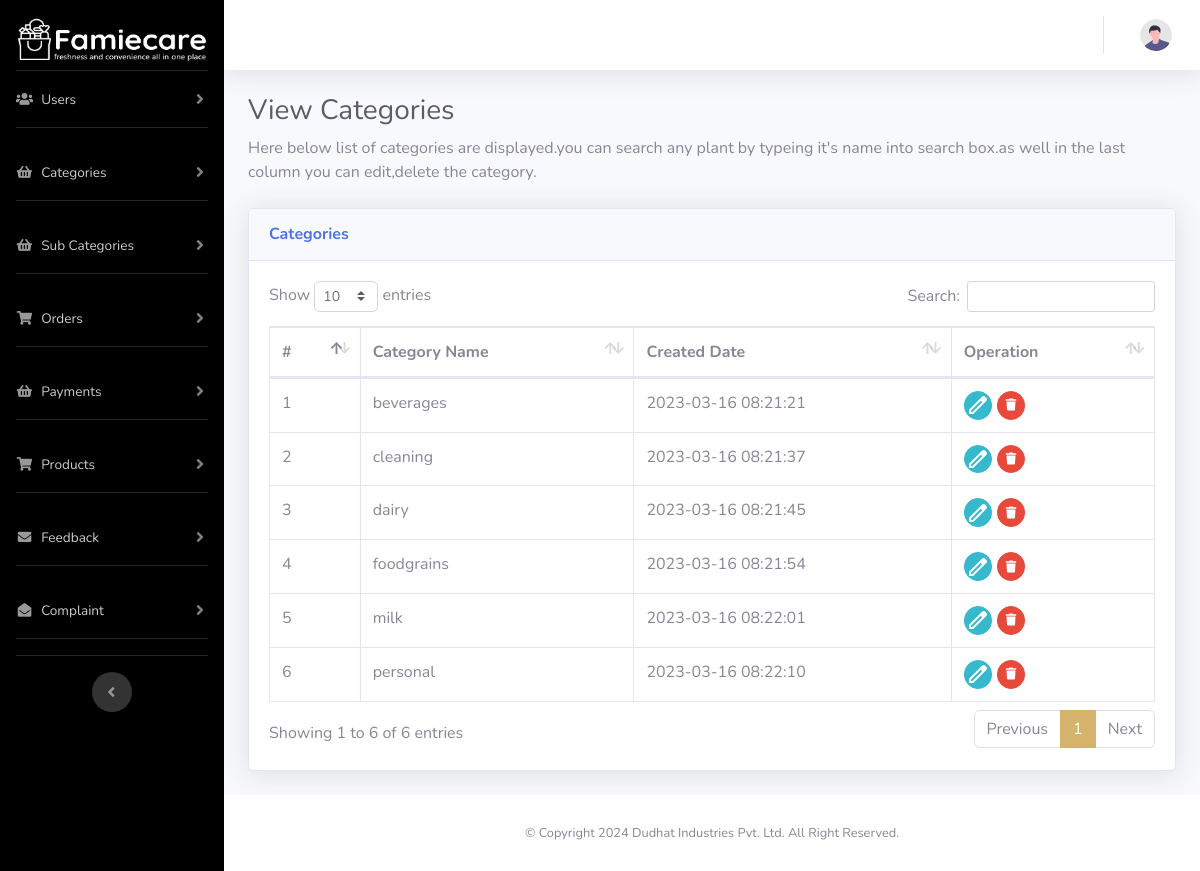
The page /admin_panel/viewcategories.php on the database its author committed.
### tables this page shows
CREATE TABLE `category_table` (
  `id` int(11) NOT NULL,
  `category_name` varchar(128) NOT NULL,
  `active` int(11) NOT NULL,
  `doi` timestamp NOT NULL DEFAULT current_timestamp(),
  `dou` timestamp NOT NULL DEFAULT current_timestamp(),
  `category_pic` varchar(128) DEFAULT NULL
);

### admin_panel/viewcategories.php (the view, shortened to what this page needs)
<!DOCTYPE html>
<html lang="en">
<head>
    <?php include('./header.php');?>
</head>
<body id="page-top">
    <div id="wrapper">
        <?php
            include('./menu.php');
            include('./dbconnection.php');
        ?>
        <div id="content-wrapper" class="d-flex flex-column">
            <div id="content">
                <?php include("./navbar.php"); ?>
                <div class="container-fluid">
                <h1 class="h3 mb-2 text-gray-800">View Categories</h1>
                <p class="mb-4">Here below list of categories are displayed.you can search any plant by typeing it's name into search box.as well in the last column you can edit,delete the category.</p>
                <div class="card shadow mb-4">
                    <div class="card-header py-3">
                        <h6 class="m-0 font-weight-bold text-primary">Categories</h6>
                    </div>
                    <div class="card-body">
                        <div class="table-responsive">
                            <table class="table table-bordered" id="dataTable" width="100%" cellspacing="0">
                                <thead>
                                    <tr>
                                        <th>#</th>
                                        <th>Category Name</th>
                                        <th>Created Date</th>
                                        <th>Operation</th>
                                    </tr>
                                </thead>
                                <tbody>
                                    <?php
                                        $productQry = "SELECT * FROM category_table WHERE active = 1";
                                        $rs = mysqli_query($conn,$productQry);
                                        if(mysqli_num_rows($rs) > 0) {
                                            $i = 1;
                                            while($row = mysqli_fetch_assoc($rs)) {
                                    ?>
                                    <tr class="category-<?php echo $row['id']?>">
                                        <td><?php echo $i++;?></td>
                                        <td><?php echo $row['category_name']?></td>
                                        <td><?php echo $row['doi']?></td>
                                        <td>
                                            <a href="editcategory.php?category_id=<?php echo $row['id']?>" class="btn btn-info btn-circle btn-sm">
                                                <span class="material-symbols-outlined">edit</span>
                                            </a>
                                            <a href="" class="btn btn-danger btn-circle btn-sm" id="deletecategory" data-id="<?php echo $row['id']?>" data-toggle="modal" data-target="#deleteModal">
                                                <i class="fas fa-trash"></i>
                                            </a>
                                        </td>
                                    </tr>
                                    <?php
                                            }
                                        }
                                    ?>
                                </tbody>
                            </table>
                        </div>
                    </div>
                </div>
                </div>
            </div>
            <footer class="sticky-footer bg-white">
                <div class="container my-auto">
                    <div class="copyright text-center my-auto">
                        <span>&copy Copyright <?php echo date('Y')?> Dudhat Industries Pvt. Ltd. All Right Reserved.</span>
                    </div>
                </div>
            </footer>
        </div>
    </div>
</body>
</html>

### admin_panel/header.php (shortened to what this page needs)
<link href="vendor/fontawesome-free/css/all.min.css" rel="stylesheet" type="text/css">
<link href="css/sb-admin-2.min.css" rel="stylesheet">
<link href="vendor/datatables/dataTables.bootstrap4.min.css" rel="stylesheet">
<link rel="stylesheet" type="text/css" href="vendor/sweetalert2/dist/sweetalert2.min.css">

### admin_panel/menu.php (shortened to what this page needs)
<ul class="navbar-nav bg-gradient-primary sidebar sidebar-dark accordion" id="accordionSidebar">
    <a class="sidebar-brand d-flex align-items-center justify-content-center" href="./index.php">
        <div class="sidebar-brand-icon rotate-n-15 pt-5 ">
            <img src="image/femiecare_logo.png" width="200" height="70" class="logo" />
        </div>
    </a>
    <li class="nav-item">
        <a class="nav-link collapsed" href="#" data-toggle="collapse" data-target="#collapseUsers" aria-expanded="true" aria-controls="collapseUsers">
            <i class="fas fa-fw fa-users"></i>
            <span>Users</span>
        </a>
    </li>
    <hr class="sidebar-divider">
    <li class="nav-item">
        <a class="nav-link collapsed" href="#" data-toggle="collapse" data-target="#collapseCategories" aria-expanded="true" aria-controls="collapseCategories">
            <i class="fas fa-fw fa-shopping-basket"></i>
            <span>Categories</span>
        </a>
    </li>
    <hr class="sidebar-divider">
    <li class="nav-item">
        <a class="nav-link collapsed" href="#" data-toggle="collapse" data-target="#collapseSubCategories" aria-expanded="true" aria-controls="collapseSubCategories">
            <i class="fas fa-fw fa-shopping-basket"></i>
            <span>Sub Categories</span>
        </a>
    </li>
    <hr class="sidebar-divider">
    <li class="nav-item">
        <a class="nav-link collapsed" href="#" data-toggle="collapse" data-target="#collapseOrder" aria-expanded="true" aria-controls="collapseOrder">
            <i class="fas fa-fw fa-shopping-cart"></i>
            <span>Orders</span>
        </a>
    </li>
    <hr class="sidebar-divider">
    <li class="nav-item">
        <a class="nav-link collapsed" href="#" data-toggle="collapse" data-target="#collapsePayments" aria-expanded="true" aria-controls="collapsePayments">
            <i class="fas fa-fw fa-shopping-basket"></i>
            <span>Payments</span>
        </a>
    </li>
    <hr class="sidebar-divider">
    <li class="nav-item">
        <a class="nav-link collapsed" href="#" data-toggle="collapse" data-target="#collapseProducts" aria-expanded="true" aria-controls="collapseProducts">
            <i class="fas fa-fw fa-shopping-cart"></i>
            <span>Products</span>
        </a>
    </li>
    <hr class="sidebar-divider">
    <li class="nav-item">
        <a class="nav-link collapsed" href="#" data-toggle="collapse" data-target="#collapseFeedback" aria-expanded="true" aria-controls="collapseFeedback">
            <i class="fas fa-fw fa-envelope"></i>
            <span>Feedback</span>
        </a>
    </li>
    <hr class="sidebar-divider">
    <li class="nav-item">
        <a class="nav-link collapsed" href="#" data-toggle="collapse" data-target="#collapseComplaint" aria-expanded="true" aria-controls="collapseComplaint">
            <i class="fas fa-fw fa-envelope-open"></i>
            <span>Complaint</span>
        </a>
    </li>
    <hr class="sidebar-divider">
    <hr class="sidebar-divider d-none d-md-block">
    <div class="text-center d-none d-md-inline">
        <button class="rounded-circle border-0" id="sidebarToggle"></button>
    </div>
</ul>

### admin_panel/navbar.php (shortened to what this page needs)
<nav class="navbar navbar-expand navbar-light bg-white topbar mb-4 static-top shadow">
                    <ul class="navbar-nav ml-auto">
                        <li class="nav-item dropdown no-arrow">
                            <a class="nav-link dropdown-toggle" href="#" id="userDropdown" role="button"
                                data-toggle="dropdown" aria-haspopup="true" aria-expanded="false">
                                <img class="img-profile rounded-circle"
                                    src="img/undraw_profile.svg">
                            </a>
                        </li>
                    </ul>
</nav>

### admin_panel/header.php (style rules this page uses)
.logo { margin-bottom:25px; transform: rotate(15deg); }

### rows shown on the page
category_table: category_name "beverages", doi "2023-03-16 08:21:21"
category_table: category_name "cleaning", doi "2023-03-16 08:21:37"
category_table: category_name "dairy", doi "2023-03-16 08:21:45"
category_table: category_name "foodgrains", doi "2023-03-16 08:21:54"
category_table: category_name "milk", doi "2023-03-16 08:22:01"
category_table: category_name "personal", doi "2023-03-16 08:22:10"
